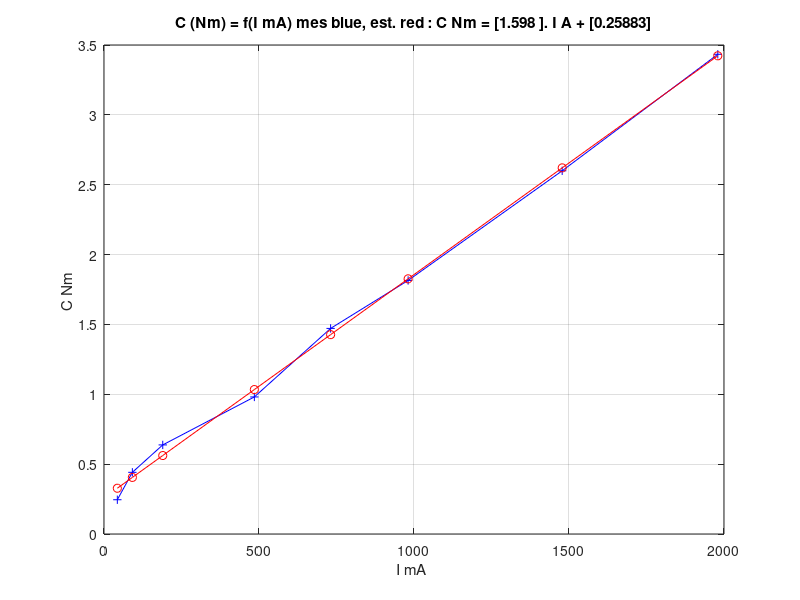

Write the MATLAB code that produced this figure.
clear all;clear global;
close all;
clc;
c_constant=struct();

%------------------------------------------------------------------
%1-Couple constant à une distance de 50 cm, mesure avec balance 
%------------------------------------------------------------------
c_constant.G=9.81; % 1KgF = 9.81 N 
c_constant.distance=0.5; % force mesuree à 0.5 m de centre de rotation
c_constant.mes_Kgf  =[0.12;0.16;0.2  ;0.270;0.370;0.44;0.6 ;0.77 ]-0.07; %mesures en Kgf - mesure a vide
c_constant.refI_mA =[50  ;100 ;200  ;500  ;750  ;1000;1500;2000 ];%ref courant en mA
c_constant.meanI_mA=[43  ;91.5;189.5;485  ;731  ;981 ;1478;1980 ];%moyenne mesure courant en mA [ 2 secondes ]
c_constant.sdI_mA  =[11  ;17.3;35   ;53   ;69   ;83  ;115 ;134 ];%ecart type estimé sur mesure courant en mA [ 2 secondes ]
c_constant.mesNm=c_constant.mes_Kgf*c_constant.distance*c_constant.G; % couple en Nm
c_constant.nb_data=length(c_constant.meanI_mA);
%------------------------------------------------
% estimation par moindres carrés: C= A.I + B
%------------------------------------------------
H=[c_constant.meanI_mA,ones(c_constant.nb_data,1)];
X=pinv(H)*c_constant.mesNm;
C_est=H*X;
c_constant.K_Nm_mA=X(1);
c_constant.K_Nm_A=1000*c_constant.K_Nm_mA;

c_constant.C0_Nm=X(2);
figure();clf();
plot(c_constant.meanI_mA,c_constant.mesNm,'b');hold on;
plot(c_constant.meanI_mA,c_constant.mesNm,'b+');
plot(c_constant.meanI_mA,C_est,'r');hold on;
plot(c_constant.meanI_mA,C_est,'ro');
xlabel ('I mA ');
ylabel ('C Nm ');
title(["C (Nm) = f(I mA) mes blue, est. red : C Nm = [",num2str(c_constant.K_Nm_A)," ]. I A + [",num2str(c_constant.C0_Nm),"]"]);
grid on;

%------------------------------------------------------------------
%2-résultats analyse harmonique w/I = A/(tau.p+1 ) = K /(I.p+f)   
%------------------------------------------------------------------
  harmo=struct();
  harmo.A_rds_Amp=9.068;
  harmo.A_rpm_Amp=harmo.A_rds_Amp* 60/2/pi;
 
  harmo.tau_s=0.02;
  harmo.K_Nm_Amp=c_constant.K_Nm_A;
  harmo.f_Nm_rds=harmo.K_Nm_Amp/harmo.A_rds_Amp; % K/f=A <=> f=K/A
  harmo.I_kgm2 =  harmo.tau_s * harmo.f_Nm_rds ;  % I/f =tau <=> I =tau *f 
  